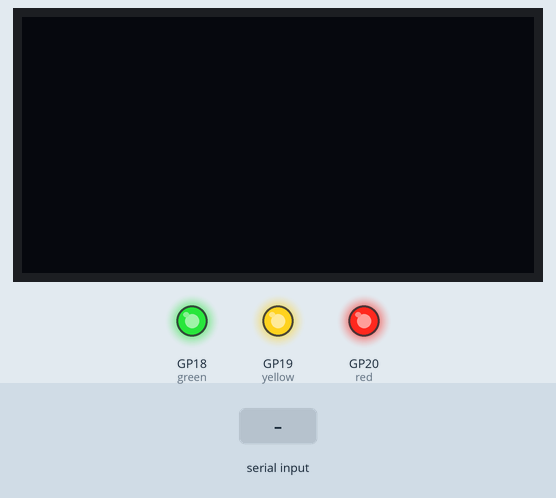
Recording of a program running on a simulated Raspberry Pi Pico running MicroPython. Shown: 128×64 one-colour display, output pins drawn as LEDs (lit = HIGH). The test bench sets the inputs (shaded band). Library files of the repository ran but are not shown: ssd1306.py; what the program prints to the serial console is not drawn.

Above: at 1.2 s.
1.3 s: "red" received over the second serial link
At 3.2 s:
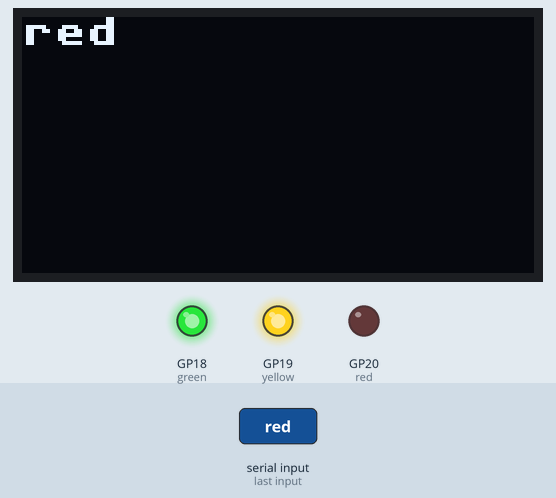
3.5 s: "yellow" received over the second serial link
At 4.7 s:
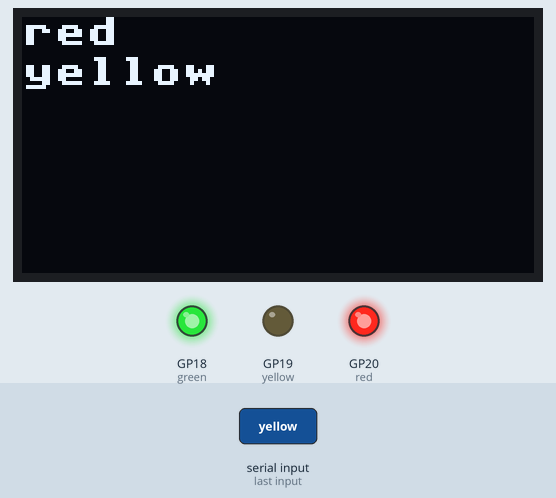
5.6 s: "green" received over the second serial link
At 7.2 s:
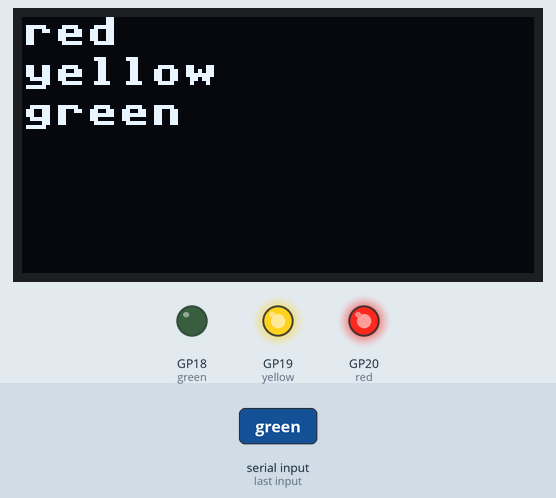
7.6 s: "off" received over the second serial link
At 9.3 s:
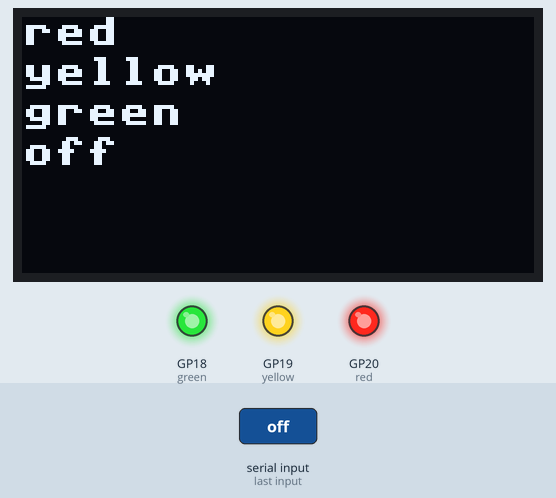
9.6 s: "1" received over the second serial link
At 10.8 s:
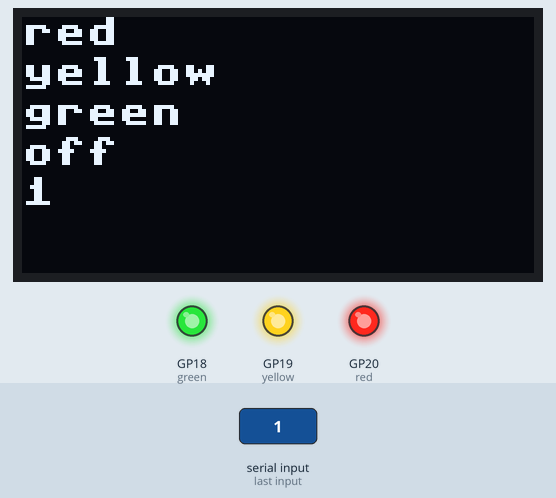
11.6 s: "red" received over the second serial link
At 13.7 s:
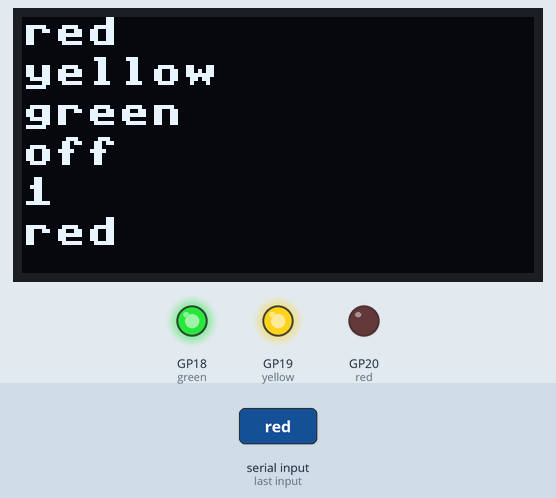
Timing chart, 0 to 14.7 s (numbered marks = the images above; inputs shaded):
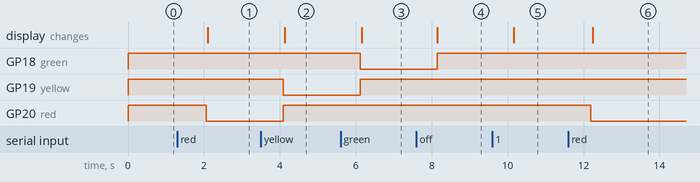

The program:

uartDisplayLEDs.py
```python
from machine import Pin, UART, I2C
from ssd1306 import SSD1306_I2C
import utime

def readUartBytes(uart, delay=1000):
    prvMills = utime.ticks_ms()
    resp = b""
    while (utime.ticks_ms()-prvMills)<delay:
        if uart.any():
            resp = b"".join([resp, uart.read(1)])
    return resp.decode()

print("setting up LEDs")
green = Pin(18, Pin.OUT)
yellow = Pin(19, Pin.OUT)
red = Pin(20, Pin.OUT)

green.high()
yellow.high()
red.high()

# Create the UART
uart0 = UART(id=1, baudrate=9600, tx=Pin(4), rx=Pin(5))

# Create the Display object
i2cDisplay=I2C(0,sda=Pin(0), scl=Pin(1), freq=400000)
oled = SSD1306_I2C(128, 64, i2cDisplay)

# Print a command line
print("-"*50)
print("Ready to read the UART")

# Loop
y = 0
while True:
    print("reading data")
    data = readUartBytes(uart=uart0)
    if data != "":
        if y == 0:
            oled.fill(0)
        oled.text(data, 0, y)
        oled.show()

        data = data.lower()
        if data == 'red':
            green.high()
            yellow.high()
            red.low()
        elif data == 'yellow':
            green.high()
            yellow.low()
            red.high()
        elif data == 'green':
            green.low()
            yellow.high()
            red.high()
        elif data == 'off':
            green.high()
            yellow.high()
            red.high()

        y = y + 10
        if y > 60:
            y = 0
```

Measured:
- after the input at 1.3 s, GP20 (red): HIGH → LOW after 0.76 s; the display: changes after 0.80 s (image 1)
- after the input at 3.5 s, GP19 (yellow): HIGH → LOW after 0.59 s; GP20 (red): LOW → HIGH after 0.59 s; the display: changes after 0.63 s (image 2)
- after the input at 5.6 s, GP18 (green): HIGH → LOW after 0.51 s; GP19 (yellow): LOW → HIGH after 0.51 s; the display: changes after 0.55 s (image 3)
- after the input at 7.6 s, GP18 (green): LOW → HIGH after 0.54 s; the display: changes after 0.54 s (image 4)
- after the input at 9.6 s, the display: changes after 0.57 s (image 5)
- after the input at 11.6 s, GP20 (red): HIGH → LOW after 0.60 s; the display: changes after 0.64 s (image 6)
